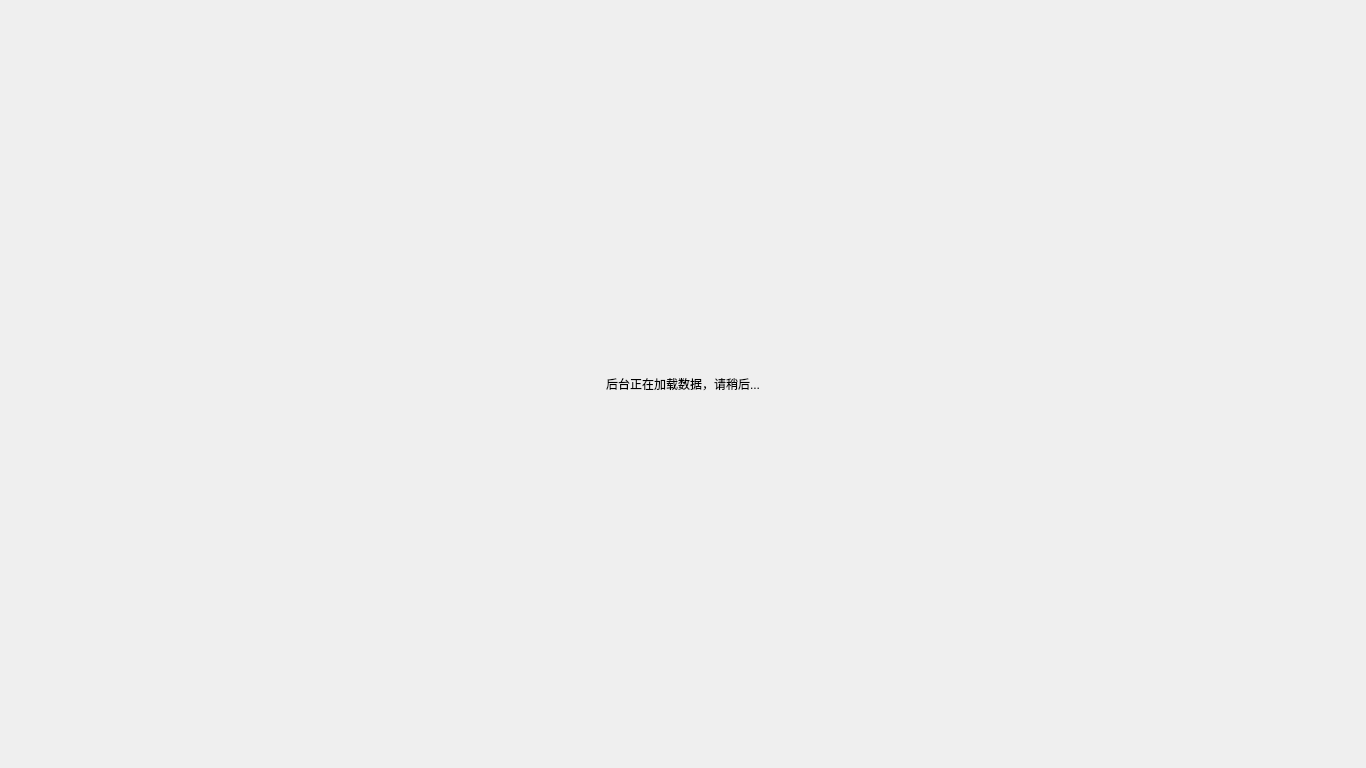
<?xml version="1.0" encoding="UTF-8"?>
<ui version="4.0">
 <class>MarketWaitWidget</class>
 <widget class="QWidget" name="MarketWaitWidget">
  <property name="geometry">
   <rect>
    <x>0</x>
    <y>0</y>
    <width>1366</width>
    <height>768</height>
   </rect>
  </property>
  <property name="windowTitle">
   <string>Form</string>
  </property>
  <layout class="QGridLayout" name="gridLayout">
   <item row="0" column="0">
    <widget class="QLabel" name="label">
     <property name="text">
      <string>后台正在加载数据，请稍后...</string>
     </property>
     <property name="alignment">
      <set>Qt::AlignCenter</set>
     </property>
    </widget>
   </item>
  </layout>
 </widget>
 <resources/>
 <connections/>
</ui>
